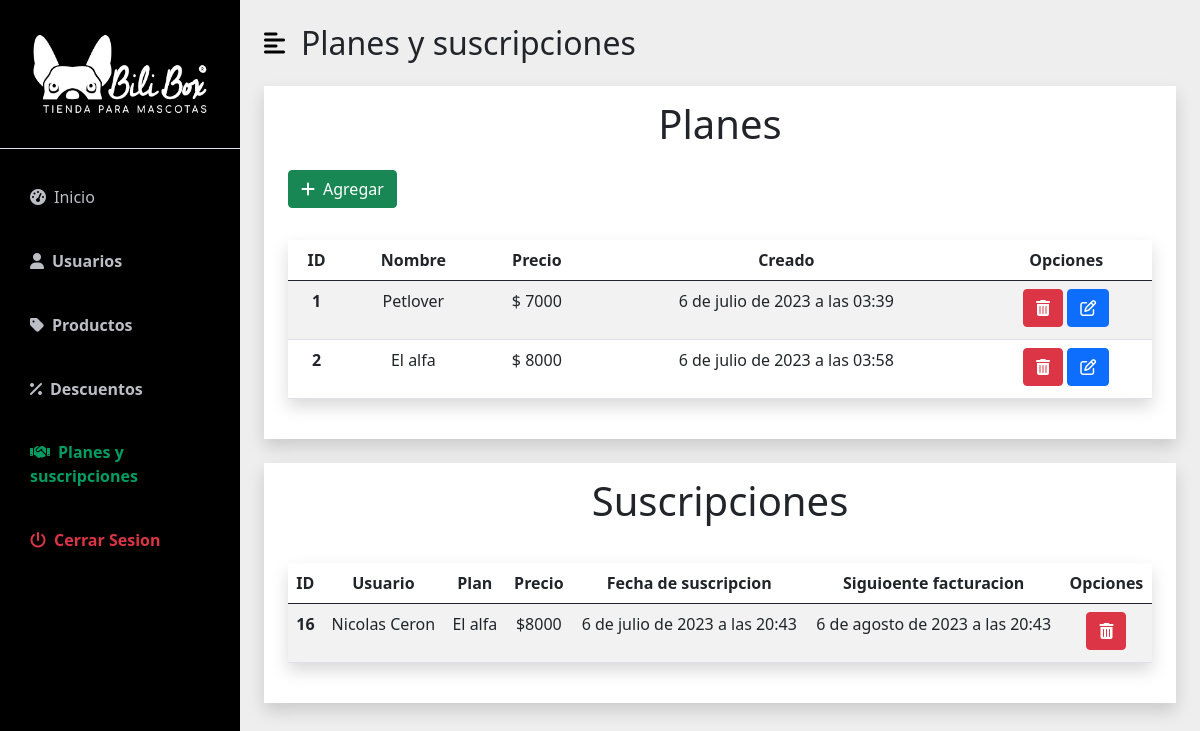
/dash_admin/planes/, run on an earlier commit of the app's database.
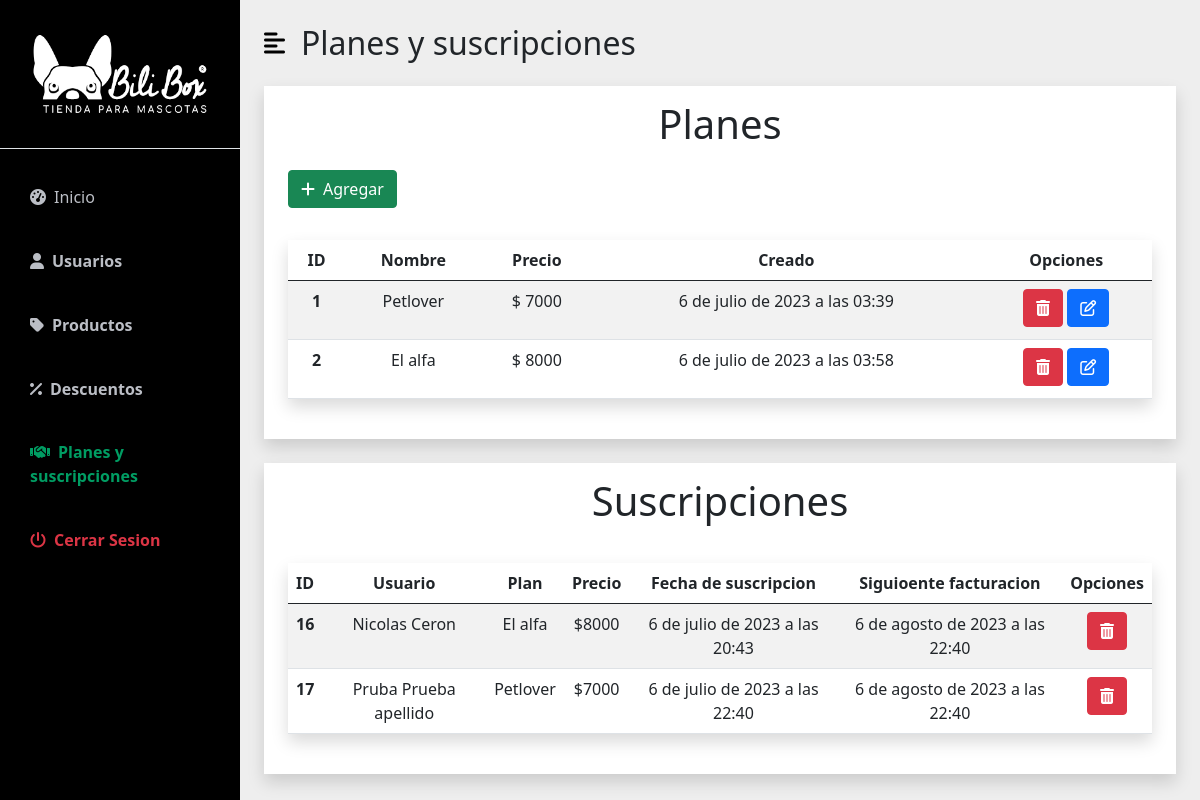
And on a later commit of the database.
### Appsuscripciones/models.py (models this page shows, shortened)
class Plan(models.Model):
    nombre = models.CharField(max_length=50)
    precio = models.IntegerField()
    created_at = models.DateTimeField(auto_now_add=True)
    class Meta:
        db_table = 'plan' #Como se va a ver en la basen de datos
        verbose_name = 'plan'
        verbose_name_plural = 'planes'

class Suscripcion(models.Model):
    plan = models.ForeignKey(Plan, on_delete=models.CASCADE)
    user = models.ForeignKey(User, on_delete=models.CASCADE, related_name='suscripcion')
    created_at = models.DateTimeField()
    class Meta:
        db_table = 'detalle_suscripcion' #Como se va a ver en la basen de datos
        verbose_name = 'suscripcion'
        verbose_name_plural = 'suscripciones'

### AppDashboardAdmin/views.py (the view, shortened to what this page needs)
# urls.py: path('planes/',views.planes, name='planes'),
def planes(request):
    if request.method != 'POST':
        planes = Plan.objects.all()
        suscripciones = Suscripcion.objects.all()
        if suscripciones:
            for i in suscripciones:
                fecha_siguiente_mes = i.created_at + relativedelta(months=1)
        else:
            fecha_siguiente_mes = 0
        data = {
            'planes': planes,
            'suscripciones':suscripciones,
            'fecha_siguiente_mes':fecha_siguiente_mes
        }
        return render(request,'suscripciones/planes.html',data)
    suscripcion = get_object_or_404(Suscripcion,id=id)
    suscripcion.delete()
    messages.success(request,'Suscripcion cancelada :(')
    return redirect(to='dashboard:suscripcion')

### AppCarro/context_processor.py (called while the page is built)
def importe_total_carro(request):
    total=0
    try:
      if request.user.is_authenticated:
        for key, value in request.session["carro"].items():
          total = total + (int(value["precio"]) * value["cantidad"])
      else:
        pass
    except:
      pass
    return {'importe_total_carro':total}

### AppDashboardAdmin/templates/suscripciones/planes.html (shortened to what the changed rows need)
{% extends 'dash_admin/base_dash_admin.html' %}
{% block content %}
<div id="page-content-wrapper">
    <nav class="navbar navbar-expand-lg navbar-light bg-transparent py-4 px-4">
        <div class="d-flex align-items-center">
            <h2 class="fs-2 m-0">Planes y suscripciones</h2>
        </div>
    </nav>
    <div class="container-fluid px-4 ">
        <div class="p-2 shadow" style=" background-color: white;">
            <div class="col table-responsive p-3 rounded">
                <table class="table table-striped text-center shadow">
                    <thead>
                        <tr>
                            <th>ID</th>
                            <th>Nombre</th>
                            <th>Precio</th>
                            <th>Creado</th>
                            <th>Opciones</th>
                        </tr>
                    </thead>
                    <tbody>
                        {% if planes %}
                        {% for i in planes %}
                        <tr>
                            <th class="">{{i.id}}</th>
                            <td class="col">{{i.nombre}}</td>
                            <td class="col">$ {{i.precio}}</td>
                            <td class="col">{{i.created_at}}</td>
                            <td>
                                <a href="#" onclick="eliminarPlan({{i.id}})"> <button class="btn btn-danger mb-1"><i
                                            class="fa-solid fa-trash-can"></i></button></a>
                                <a href="{% url 'admin_page:selec_plan' i.id %}"> <button class="btn btn-primary mb-1"><i
                                            class="fa-regular fa-pen-to-square"></i></button></a>
                            </td>
                        </tr>
                        {% endfor %}
                        {% else %}
                        <td colspan="8">Ningun plan creado</td>
                        {% endif %}
                    </tbody>
                </table>
            </div>
        </div>
        <div class="p-2 mt-4 shadow" style=" background-color: white;">
            <div class="col table-responsive p-3 rounded">
                <table class="table table-striped text-center shadow">
                    <thead>
                        <tr>
                            <th >ID</th>
                            <th >Usuario</th>
                            <th >Plan</th>
                            <th >Precio</th>
                            <th >Fecha de suscripcion</th>
                            <th >Siguioente facturacion</th>
                            <th >Opciones</th>
                        </tr>
                    </thead>
                    <tbody>
                        {% if suscripciones %}
                        {% for i in suscripciones %}
                        <tr>
                            <th class="">{{i.id}}</th>
                            <td class="col">{{i.user.first_name}} {{i.user.last_name}}</td>
                            <td class="col">{{i.plan.nombre}}</td>
                            <td class="col">${{i.plan.precio}}</td>
                            <td class="col">{{i.created_at}}</td>
                            <td class="col">{{fecha_siguiente_mes}}</td>
                            <td>
                                <a href="#"> <button class="btn btn-danger mb-1" onclick="eliminarSuscripcion('{{i.id}}' , '{{i.user}}')"><i
                                            class="fa-solid fa-trash-can"></i></button></a>
                            </td>
                        </tr>
                        {% endfor %}
                        {% else %}
                        <td colspan="7">Ningun usuario suscrito</td>
                        {% endif %}
                    </tbody>
                </table>
            </div>
        </div>
    </div>
</div>
{% endblock %}

What changed in the data, as far as the page shows it:
computed for Suscripcion "6 de julio de 2023 a las 20:43": fecha_siguiente_mes "6 de agosto de 2023 a las 20:43" → "6 de agosto de 2023 a las 22:40"
added Suscripcion: id "17", user.first_name "Pruba", user.last_name "Prueba apellido", plan.nombre "Petlover", plan.precio "7000", created_at "6 de julio de 2023 a las 22:40", fecha_siguiente_mes "6 de agosto de 2023 a las 22:40"
